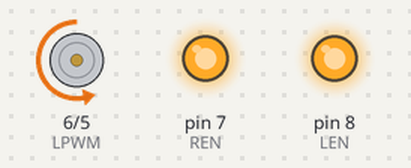
This sketch was run on a simulated Arduino Uno, built with avr-gcc and run on an emulated ATmega328P. On the bench: motor-driver pin pairs drawn as motors (green arrow = first pin HIGH = forward, orange = second pin HIGH = backward, longer = more drive), output pins drawn as LEDs (lit = HIGH).

Above: at 1.5 s.
At 6.5 s:
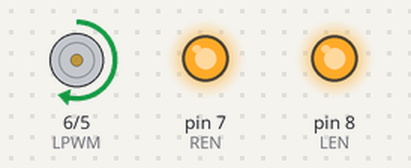
At 9.0 s:
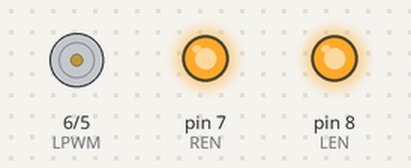
Timing chart, 0 to 13.0 s (numbered marks = the images above):
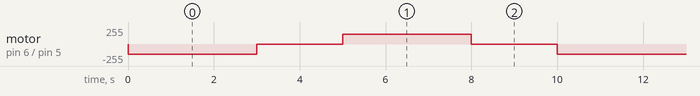

The sketch:

ponteH.ino
```cpp
const int RPWM = 5;
const int LPWM = 6;
const int REN  = 7;
const int LEN  = 8;

void setup() {
  pinMode(RPWM, OUTPUT);
  pinMode(LPWM, OUTPUT);
  pinMode(REN, OUTPUT);
  pinMode(LEN, OUTPUT);

  // Habilita a BTS7960
  digitalWrite(REN, HIGH);
  digitalWrite(LEN, HIGH);

  // Motor parado
  analogWrite(RPWM, 0);
  analogWrite(LPWM, 0);
}

void loop() {

  // =========================
  // GIRA PARA UM LADO
  // =========================
  analogWrite(LPWM, 0);
  analogWrite(RPWM, 150);

  delay(3000);

  // =========================
  // PARA
  // =========================
  analogWrite(RPWM, 0);
  analogWrite(LPWM, 0);

  delay(2000);

  // =========================
  // GIRA PARA O OUTRO LADO
  // =========================
  analogWrite(RPWM, 0);
  analogWrite(LPWM, 150);

  delay(3000);

  // =========================
  // PARA
  // =========================
  analogWrite(RPWM, 0);
  analogWrite(LPWM, 0);

  delay(2000);
}
```

Measured:
- by itself, motor on pin 6 (LPWM) / pin 5 (RPWM): repeats every 10.0 s: stopped 2.0 s, forward 150/255 3.0 s, stopped 2.0 s, backward 150/255 3.0 s
